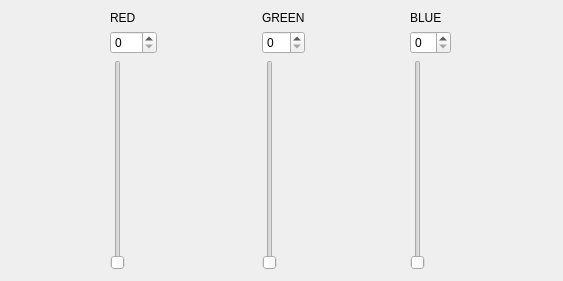
<?xml version="1.0" encoding="UTF-8"?>
<ui version="4.0">
 <class>Form</class>
 <widget class="QWidget" name="Form">
  <property name="geometry">
   <rect>
    <x>0</x>
    <y>0</y>
    <width>563</width>
    <height>281</height>
   </rect>
  </property>
  <property name="windowTitle">
   <string>Form</string>
  </property>
  <layout class="QGridLayout" name="gridLayout">
   <item row="1" column="2">
    <widget class="QSpinBox" name="spinBox_3"/>
   </item>
   <item row="1" column="0">
    <widget class="QSpinBox" name="spinBox">
     <property name="maximum">
      <number>255</number>
     </property>
    </widget>
   </item>
   <item row="2" column="2">
    <widget class="QSlider" name="verticalSlider_3">
     <property name="maximum">
      <number>255</number>
     </property>
     <property name="orientation">
      <enum>Qt::Vertical</enum>
     </property>
    </widget>
   </item>
   <item row="0" column="1">
    <widget class="QLabel" name="label_2">
     <property name="text">
      <string>GREEN</string>
     </property>
    </widget>
   </item>
   <item row="1" column="1">
    <widget class="QSpinBox" name="spinBox_2"/>
   </item>
   <item row="2" column="1">
    <widget class="QSlider" name="verticalSlider_2">
     <property name="maximum">
      <number>255</number>
     </property>
     <property name="orientation">
      <enum>Qt::Vertical</enum>
     </property>
    </widget>
   </item>
   <item row="0" column="2">
    <widget class="QLabel" name="label_3">
     <property name="text">
      <string>BLUE</string>
     </property>
    </widget>
   </item>
   <item row="0" column="0">
    <widget class="QLabel" name="label">
     <property name="text">
      <string>RED</string>
     </property>
    </widget>
   </item>
   <item row="2" column="0">
    <widget class="QSlider" name="verticalSlider">
     <property name="maximum">
      <number>255</number>
     </property>
     <property name="orientation">
      <enum>Qt::Vertical</enum>
     </property>
    </widget>
   </item>
  </layout>
 </widget>
 <resources/>
 <connections>
  <connection>
   <sender>verticalSlider</sender>
   <signal>valueChanged(int)</signal>
   <receiver>spinBox</receiver>
   <slot>setValue(int)</slot>
   <hints>
    <hint type="sourcelabel">
     <x>103</x>
     <y>245</y>
    </hint>
    <hint type="destinationlabel">
     <x>124</x>
     <y>46</y>
    </hint>
   </hints>
  </connection>
  <connection>
   <sender>spinBox</sender>
   <signal>valueChanged(int)</signal>
   <receiver>verticalSlider</receiver>
   <slot>setValue(int)</slot>
   <hints>
    <hint type="sourcelabel">
     <x>96</x>
     <y>33</y>
    </hint>
    <hint type="destinationlabel">
     <x>97</x>
     <y>132</y>
    </hint>
   </hints>
  </connection>
  <connection>
   <sender>verticalSlider_2</sender>
   <signal>valueChanged(int)</signal>
   <receiver>spinBox_2</receiver>
   <slot>setValue(int)</slot>
   <hints>
    <hint type="sourcelabel">
     <x>252</x>
     <y>249</y>
    </hint>
    <hint type="destinationlabel">
     <x>269</x>
     <y>44</y>
    </hint>
   </hints>
  </connection>
  <connection>
   <sender>spinBox_2</sender>
   <signal>valueChanged(int)</signal>
   <receiver>verticalSlider_2</receiver>
   <slot>setValue(int)</slot>
   <hints>
    <hint type="sourcelabel">
     <x>263</x>
     <y>50</y>
    </hint>
    <hint type="destinationlabel">
     <x>260</x>
     <y>229</y>
    </hint>
   </hints>
  </connection>
  <connection>
   <sender>verticalSlider_3</sender>
   <signal>valueChanged(int)</signal>
   <receiver>spinBox_3</receiver>
   <slot>setValue(int)</slot>
   <hints>
    <hint type="sourcelabel">
     <x>410</x>
     <y>258</y>
    </hint>
    <hint type="destinationlabel">
     <x>428</x>
     <y>49</y>
    </hint>
   </hints>
  </connection>
  <connection>
   <sender>spinBox_3</sender>
   <signal>valueChanged(int)</signal>
   <receiver>verticalSlider_3</receiver>
   <slot>setValue(int)</slot>
   <hints>
    <hint type="sourcelabel">
     <x>431</x>
     <y>40</y>
    </hint>
    <hint type="destinationlabel">
     <x>410</x>
     <y>175</y>
    </hint>
   </hints>
  </connection>
 </connections>
</ui>
